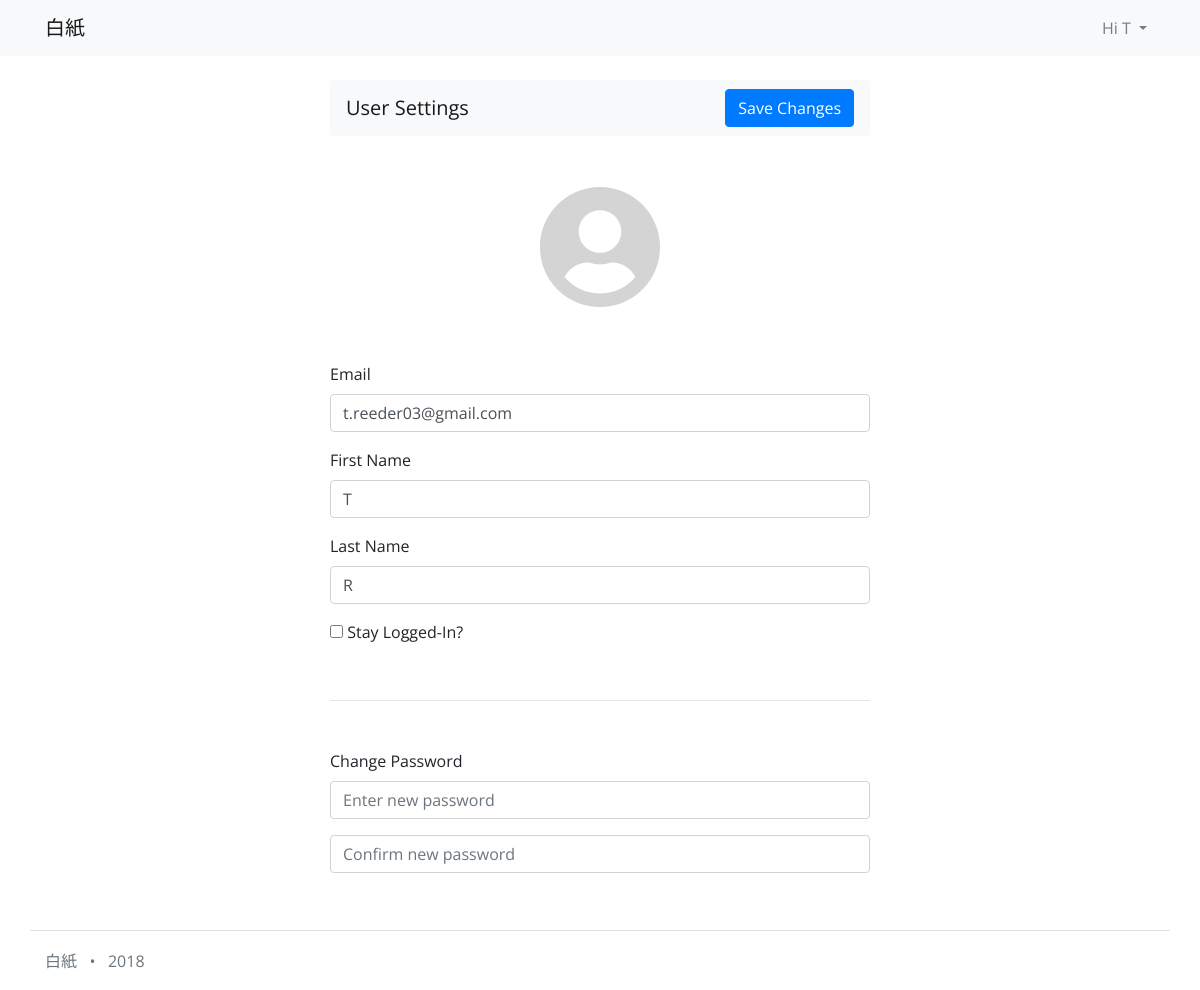
Page /?mode=settings (signed in) on the earlier database version.
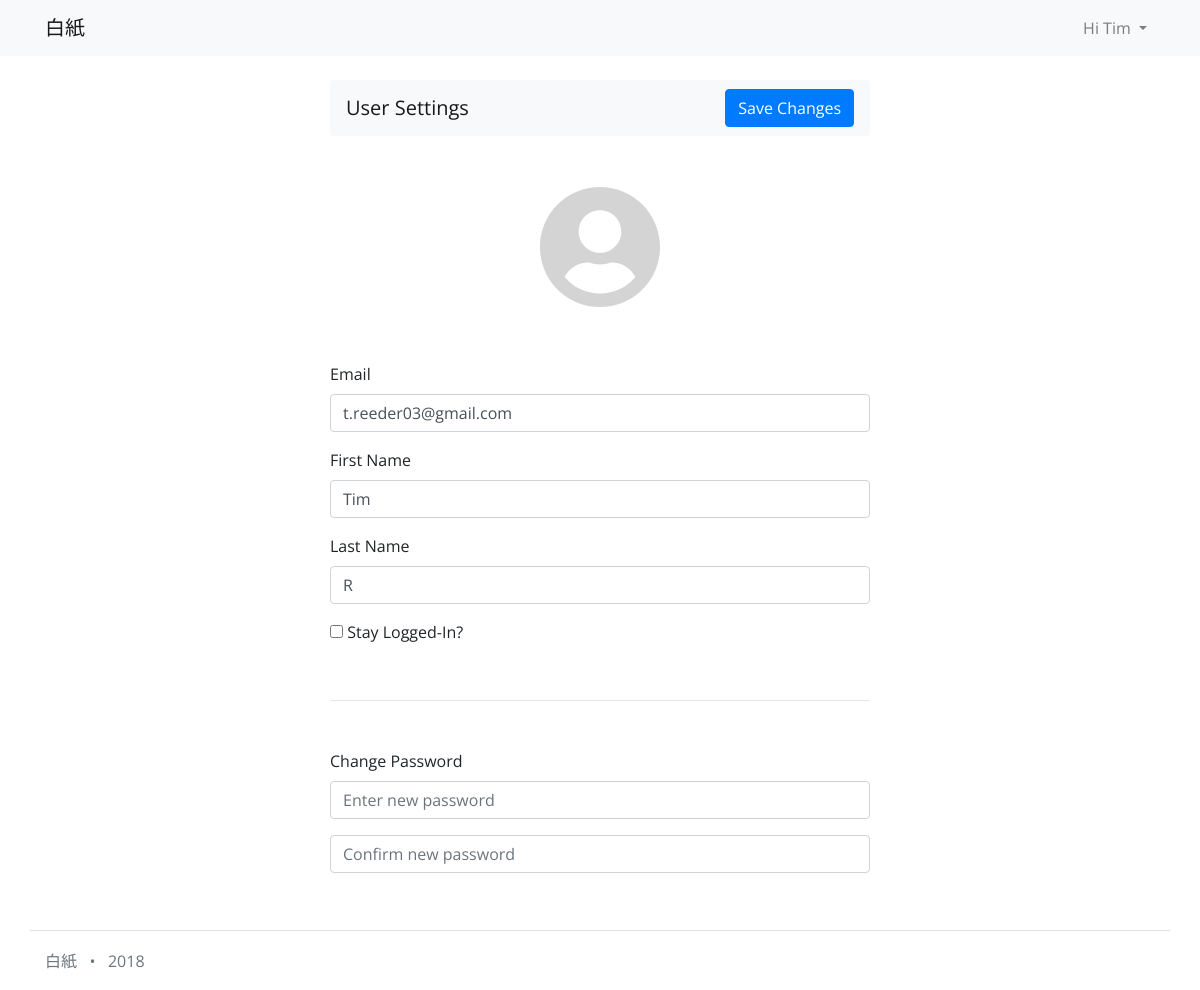
Same page on the later database version.
### tables this page shows
CREATE TABLE users (email TEXT PRIMARY KEY, password TEXT, fname TEXT, lname TEXT, stayloggedin BOOLEAN);

### pages/user_settings.php (called while the page is built, shortened)
<?php include('views/user_settings_logic.php'); ?>
<?php include('views/header.php'); ?>
<?php include('views/nav.php'); ?>
<?php include('views/user_settings_html.php'); ?>
<?php include('views/footer.php'); ?>
<?php include('views/ender.php'); ?>

### system/db_connect.php (called while the page is built, shortened)
<?php
$baseurl  = isset($_SERVER['HTTPS']) ? 'https://' : 'http://';
$baseurl .= $_SERVER['SERVER_NAME'];
if (strpos($baseurl, 'localhost') !== false) {
    $baseurl .= ":".$_SERVER['SERVER_PORT'];
}
$cleanuri = explode('?', $_SERVER['REQUEST_URI'], 2);
$cleanurizero = htmlspecialchars($cleanuri[0]);
$baseurl .= $cleanurizero;
?>

### views/user_settings_logic.php (called while the page is built, shortened)
<?php
try{
    $db = new PDO($dsn);
    $db->setAttribute(PDO::ATTR_ERRMODE, PDO::ERRMODE_EXCEPTION);
    $userid = $_SESSION['email'];
    $results = $db->query("SELECT * FROM users WHERE email = '$userid'");
}
catch(PDOException $e){
    $statusMessage = $e->getMessage();
    $statusType = "danger";
}
?>

### views/user_settings_html.php (the view, shortened to what this page needs)
<div class="container mt-4">
    <div class="row">
        <div class="col-sm-12 col-md-8 offset-md-2 col-lg-6 offset-lg-3">
            <nav class="navbar navbar-expand-lg navbar-light bg-light rounded">
                <a class="navbar-brand" href="#">User Settings</a>
                <button type="button" class="btn btn-primary js-submit-btn ml-auto">
                    Save Changes
                </button>
            </nav>
            <form id="js-submit-form" class="mt-3" method="POST" action="<?php echo htmlentities($_SERVER['REQUEST_URI']); ?>" autocomplete="false">
                <?php foreach($results as $user): ?>
                    <div class="text-center mb-4 profile-image">
                        <i class="fas fa-user-circle"></i>
                    </div>
                    <div class="form-group">
                        <label for="user-email">Email</label>
                        <input type="text" class="form-control" id="user-email" name="user-email" placeholder="email" autocomplete='off' value="<?php echo $user['email']; ?>">
                    </div>
                    <div class="form-group">
                        <label for="first-name">First Name</label>
                        <input type="text" class="form-control" id="first-name" name="first-name" placeholder="title" autocomplete='off' value="<?php echo $user['fname']; ?>">
                    </div>
                    <div class="form-group">
                        <label for="last-name">Last Name</label>
                        <input type="text" class="form-control" id="last-name" name="last-name" placeholder="title" autocomplete='off' value="<?php echo $user['lname']; ?>">
                    </div>
                    <div class="checkbox">
                        <label>
                            <?php if($user['stayloggedin'] == 1): ?>
                            <input id="stay-logged-in" type="checkbox" name="stay-logged-in" value="1" checked> Stay Logged-In?
                            <?php else: ?>
                            <input id="stay-logged-in" type="checkbox" name="stay-logged-in" value="1"> Stay Logged-In?
                            <?php endif; ?>
                        </label>
                    </div>
                    <hr class="my-5">
                    <div class="form-group">
                        <label for="password-one">Change Password</label>
                        <input type="password" class="form-control" id="password-one" name="password-one" placeholder="Enter new password" autocomplete='off' value="">
                    </div>
                    <div class="form-group">
                        <input type="password" class="form-control" id="password-two" name="password-two" placeholder="Confirm new password" autocomplete='off'>
                    </div>
                <?php endforeach; ?>
            </form>
        </div>
    </div>
</div>

### index.php (shortened to what this page needs)
<?php
include('system/db_connect.php');
if(!isset($_SESSION['email'])){
    try{
        $db = new PDO($dsn);
        $db->setAttribute(PDO::ATTR_ERRMODE, PDO::ERRMODE_EXCEPTION);
        $numberofusers = $db->query("SELECT COUNT(*) FROM users")->fetchColumn();
        $db = NULL;
    }
    catch(PDOException $e){
        echo $e;
    }
    if($numberofusers < 1){
        $_SESSION['firstuser'] = true;
        include('pages/startup.php');
    }
    else{
        include('pages/auth.php');
    }
}
else{
    if(count($_GET)) {
        if(isset($_GET['mode'])){
            $mode = $_GET['mode'];
            switch ($mode){
                case 'settings':
                    include('pages/user_settings.php');
                    break;
            }
        }
        else{
            include('pages/404.php');
        }
    }
    else{
        include('pages/landing.php');
    }
}

### views/header.php (shortened to what this page needs)
<!DOCTYPE html>
<html lang=en>
<head>
    <link href="assets/bootstrap/css/bootstrap.min.css" rel="stylesheet">
    <link href="assets/css/custom.css" rel="stylesheet">
</head>
<body class="hakushi">

### views/nav.php (shortened to what this page needs)
<nav class="navbar navbar-expand-sm navbar-light bg-light">
    <div class="container">
        <a class="navbar-brand" href="<?php echo $baseurl; ?>">白紙</a>
        <div class="collapse navbar-collapse" id="navbarsExample07">
            <ul class="navbar-nav ml-auto">
                <li class="nav-item dropdown">
                    <a class="nav-link dropdown-toggle" href="#" id="profile-dropdown" data-toggle="dropdown" aria-haspopup="true" aria-expanded="false">
                        Hi <?php if(!empty($_SESSION['firstname'])): ?> <?php echo $_SESSION['firstname'] ?> <?php else: ?> There <?php endif ?>
                    </a>
                </li>
            </ul>
        </div>
    </div>
</nav>

### views/footer.php
<footer class="footer text-secondary">
    <div class="container border-top">
        白紙&nbsp;&nbsp;&nbsp;•&nbsp;&nbsp;&nbsp;2018
    </div>
</footer>

### views/ender.php
</body>
</html>

### assets/css/custom.css (style rules this page uses)
html { min-height: 100%; position: relative; }
body { font-family: 'Open Sans', arial, sans-serif; font-size: 16px; margin-bottom: 60px; height: 100%; }
.footer { position: absolute; bottom: 0; width: 100%; height: 60px; line-height: 60px; }
body > .container:last-of-type { margin-bottom: 100px; }
.profile-image { font-size: 124px; color: #d4d4d4; }

Differences in the rows shown:
changed users "t.reeder03@gmail.com": first-name "T" → "Tim"
Other differences:
$_SESSION['firstname']: "T" → "Tim"
